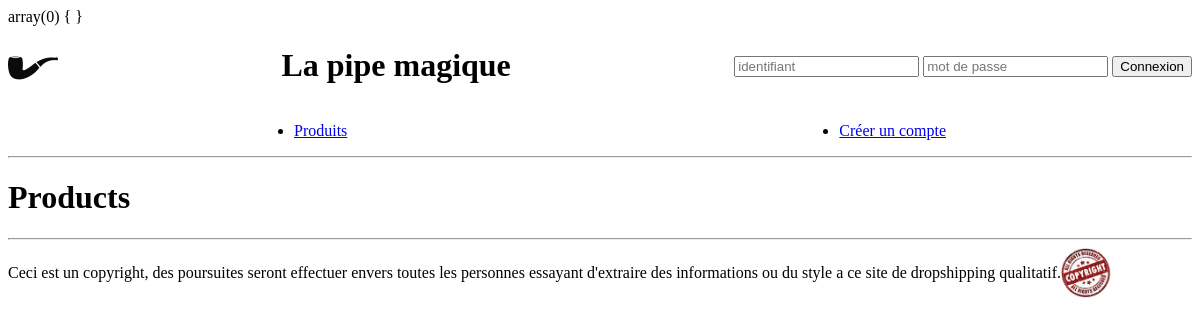
The page /controllers/Products.php on the database as committed earlier.
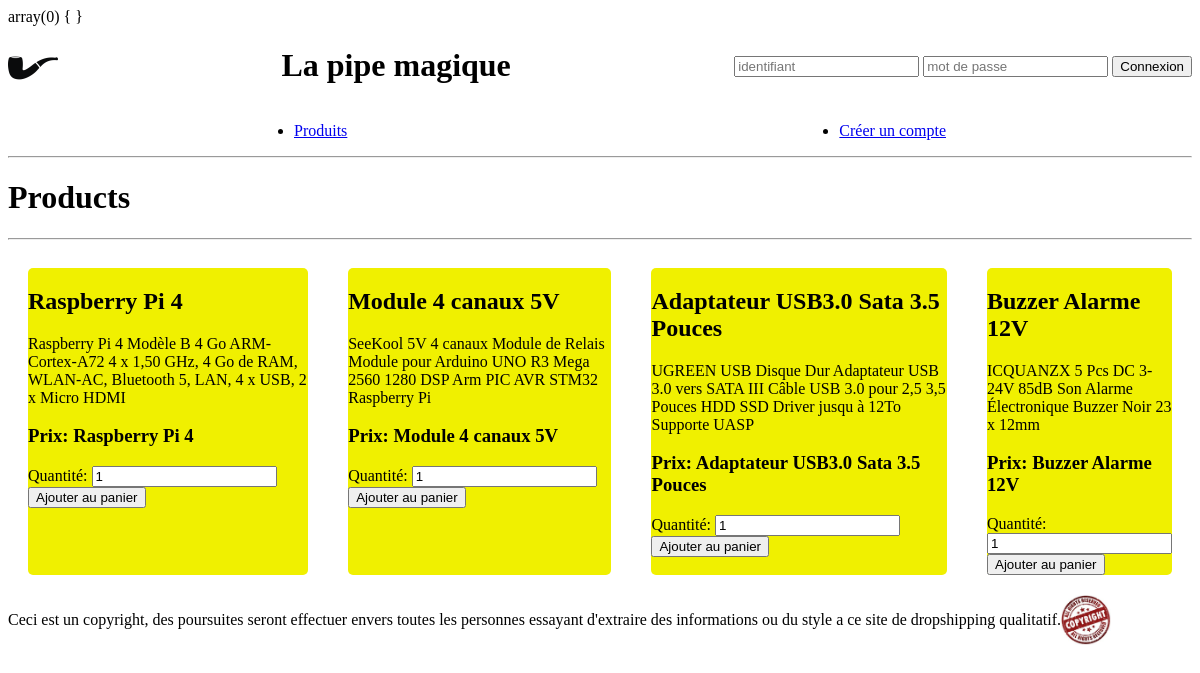
The same page on the database as committed later.
### tables this page shows
CREATE TABLE IF NOT EXISTS Products (
  `id` int NOT NULL PRIMARY KEY AUTO_INCREMENT,
  `name` varchar(40) NOT NULL,
  `description` text NOT NULL,
  `price` float NOT NULL
);

### controllers/Products.php (called while the page is built)
<?php
require_once('../models/RessourceController.php');
$produts=$pdo->getProducts();
require_once('../views/Header.php');
require_once('../views/Products.php');
require_once('../views/Footer.php');
?>

### models/RessourceController.php (called while the page is built, shortened)
<?php
require_once('../models/PDO.php');
$pdo= new DataBase();
?>

### models/PDO.php (called while the page is built, shortened)
<?php
class DataBase{
    private $_db;
    public function setDb(PDO $db){
        $this->_db = $db;
    }
    public function getProducts(){
        $sth = $this->_db->query("select * from Products");
        $resultat = $sth->fetchAll();
        return $resultat;
    }
}
?>

### views/Products.php (the view, shortened to what this page needs)
<h1>Products</h1>
<hr>
<div class="products" style="display:flex;">
<?php
	foreach($produts as $product){
		echo '<section style="background:#F0F000;margin:20px;border-radius: 5px;;">';
		echo '<h2>'.$product["name"].'</h2>';
		echo '<p>'.$product["description"].'</p>';
		echo '<h3>Prix: '.$product["name"].'</h3>';
		echo '<form action="" method="post">';
			echo '<label for="number">Quantité: </label>';
			echo '<input type="number" name="number" value="1">';
			echo '<input type="submit" value="Ajouter au panier">';
		echo '</form>';
		echo '</section>';
	}
?>
</div>

### views/Header.php (shortened to what this page needs)
<!doctype html>
<html lang="fr">
<head>
</head>
<?php
var_dump($_SESSION);
?>
<body>
	<header>
		<div class="HeaderHaut" style="display:flex;justify-content: space-between;">
			<img src="../models/img/pipe-icon.png" alt="Logo pipe" style="width:50px;height:50px;margin-top:17px"></img>
			<h1>La pipe magique</h1>
			<?php
			function echoConnexion(){
				echo '<form action="../controllers/Connexion.php" method="post" style="margin-top:30px;">
	  						<input type="text" id="username" name="username" placeholder="identifiant" required>
				 			<input type="password" id="password" name="password" placeholder="mot de passe" required>
							<input type="submit" value="Connexion">
						</form>';
			}
			if(isset($_SESSION)) {
	         	if (isset($_SESSION["connecte"])) {
		         	if ($_SESSION["connecte"] == CONNECT) {
						echo '<h2><a href="../controllers/Deconnexion.php">Déconnexion</a></h2>';
					}else{
						echoConnexion();
					}
				}else{
					echoConnexion();
				}
			}
			?>
		</div>
		<nav>
			<ul style="display:flex;justify-content: space-around;">
      			<li>
					<a href="../controllers/Products.php">Produits</a>
				</li>
		<?php
		 if(isset($_SESSION)) {
         	if (isset($_SESSION["connecte"])) {
	         	if ($_SESSION["connecte"] == CONNECT) {
					echo '<li> <a href="../controllers/Basket.php"><h2 class="textAlignCentre">Panier</h2></a></li>';
				}
			}else{
				echo'<li>
					<a href="../controllers/AccountCreation.php">Créer un compte</a>
			    </li>';
			}
		}
		?>
    		</ul>
  		</nav>
	</header>
	<hr>

### views/Footer.php
	<footer style="display:flex;">
		<p>Ceci est un copyright, des poursuites seront effectuer envers toutes les personnes essayant d'extraire des informations ou du style a ce site de dropshipping qualitatif.</p><br>
		<img src="../models/img/copyright.jpg" alt="Copyright" style="width:50px;height:auto;"></img>
	</footer>
</body>
</html>

Rows that differ between the two databases and show on the page:
added products: name "Raspberry Pi 4", description "Raspberry Pi 4 Modèle B 4 Go ARM-Cortex-A72 4 x 1,50 GHz, 4 Go de RAM, WLAN-AC, Bluetooth 5, LAN, 4 x USB, 2 x Micro HDMI"
added products: name "Module 4 canaux 5V", description "SeeKool 5V 4 canaux Module de Relais Module pour Arduino UNO R3 Mega 2560 1280 DSP Arm PIC AVR STM32 Raspberry Pi"
added products: name "Adaptateur USB3.0 Sata 3.5 Pouces", description "UGREEN USB Disque Dur Adaptateur USB 3.0 vers SATA III Câble USB 3.0 pour 2,5 3,5 Pouces HDD SSD Driver jusqu à 12To Supporte UASP"
added products: name "Buzzer Alarme 12V", description "ICQUANZX 5 Pcs DC 3-24V 85dB Son Alarme Électronique Buzzer Noir 23 x 12mm"
